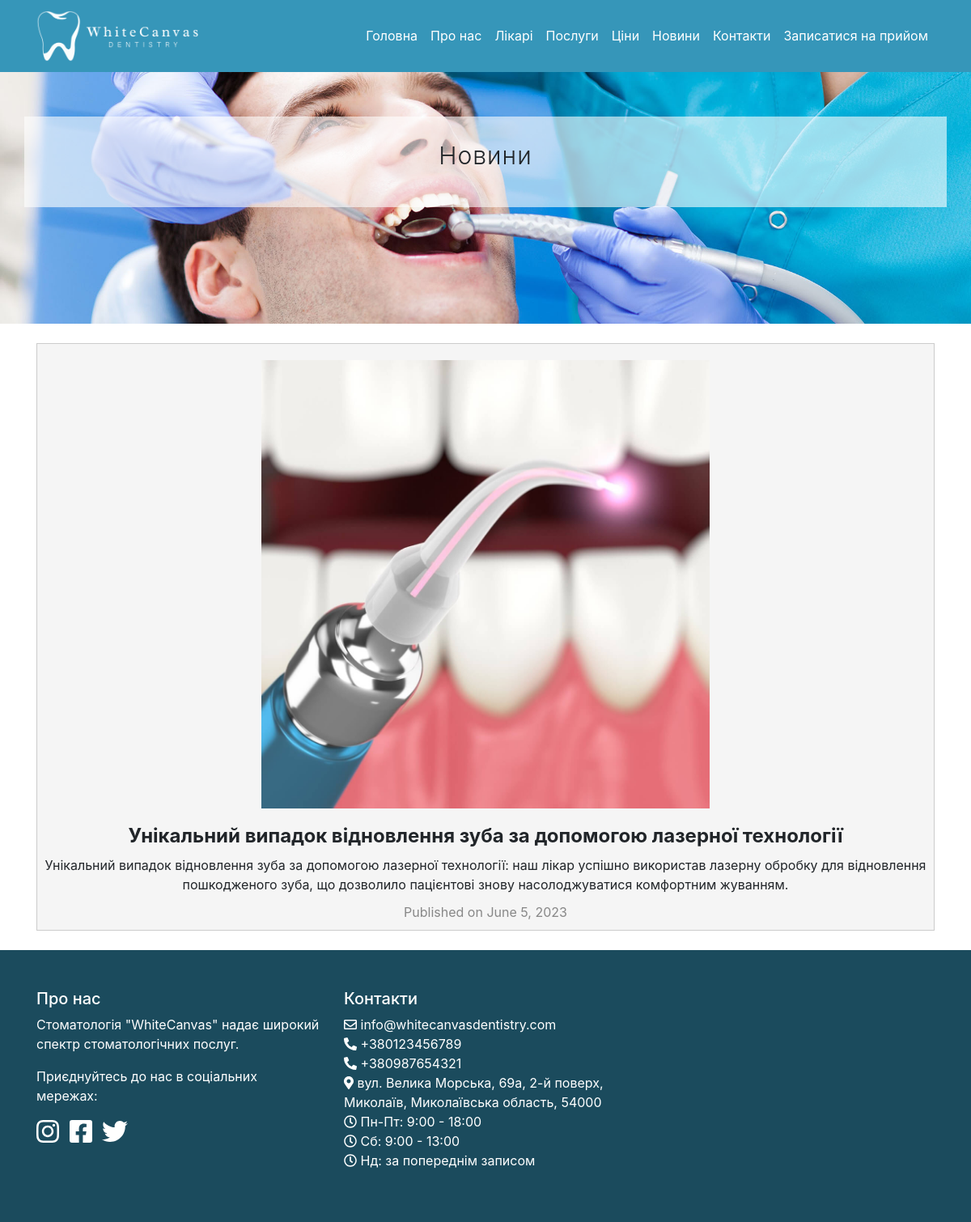
The app's page /news/news/2/ with its own data.
### news/models.py (models this page shows, shortened)
class News(models.Model):
    title = models.CharField(max_length=100, verbose_name='Назва')
    photo = models.ImageField(upload_to='news_photos', verbose_name='Фото')
    content = models.TextField(verbose_name='Текст')
    publication_date = models.DateField(verbose_name='Дата публікації')

### news/views.py (the view)
# urls.py: path('news/<int:pk>/', views.newsDetail, name='newsDetail'),
def newsDetail(request, pk):
    news = get_object_or_404(News, pk=pk)
    context = {
        'news': news
    }
    return render(request, 'news/newsDetail.html', context)

### news/templates/news/newsDetail.html (shortened to what this page needs)
{% extends 'main/layout.html' %}
{% load static %}
{% block styles %}
    <link rel="stylesheet" href="https://stackpath.bootstrapcdn.com/bootstrap/4.5.2/css/bootstrap.min.css">
    <link rel="stylesheet" href="https://cdn.jsdelivr.net/npm/bootstrap-icons@1.7.0/font/bootstrap-icons.css">
    <link rel="stylesheet" href="{% static 'main/css/styles.css' %}">
    <link rel="stylesheet" href="{% static 'news/css/news.css' %}">
    <link rel="stylesheet" href="{% static 'news/css/news_detail.css' %}">
    <link rel="stylesheet" href="{% static 'main/css/banner.css' %}">
{% endblock %}
{% block banner %}Новини{% endblock %}
{% block content %}
<section class="news-detail-section py-4">
  <div class="container">
    <div class="row">
      <div class="col-lg-12">
        <div class="news-detail-box">
            <img src="{{ news.photo.url }}">
          <h2>{{ news.title }}</h2>
          <p>{{ news.content }}</p>
          <p class="publication-date">Published on {{ news.publication_date }}</p>
        </div>
      </div>
    </div>
  </div>
</section>
{% endblock %}

### news/static/news/css/news_detail.css (style rules this page uses)
.news-detail-section { padding: 20px; }
.news-detail-box { background-color: #f5f5f5; border: 1px solid #ccc; display: center; flex-direction: column; align-items: center; text-align: center; }
.news-detail-box img { max-width: 100%; height: auto; margin-top: 20px; margin-bottom: 20px; display: block; margin-left: auto; margin-right: auto; width: 50%; height: auto; margin-bottom: 20px; }
.news-detail-box h2 { font-size: 24px; font-weight: bold; margin-bottom: 10px; }
.news-detail-box p { font-size: 16px; line-height: 1.5; margin-bottom: 10px; }
.publication-date { font-size: 14px; color: #888; }

### records on screen
News: photo (picture), title "Унікальний випадок відновлення зуба за допомогою лазерної технології", content "Унікальний випадок відновлення зуба за допомогою лазерної технології: наш лікар успішно використав лазерну обробку для відновлення пошкодженого зуба, що дозволило пацієнтові знову насолоджуватися комфортним жуванням.", publication_date "June 5, 2023"
